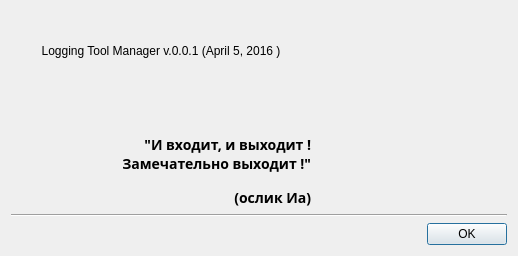
<?xml version="1.0" encoding="UTF-8"?>
<ui version="4.0">
 <class>AboutDialog</class>
 <widget class="QDialog" name="AboutDialog">
  <property name="geometry">
   <rect>
    <x>0</x>
    <y>0</y>
    <width>518</width>
    <height>256</height>
   </rect>
  </property>
  <property name="windowTitle">
   <string>About Logging Tool Manager</string>
  </property>
  <layout class="QGridLayout" name="gridLayout">
   <item row="0" column="0">
    <layout class="QVBoxLayout" name="verticalLayout">
     <property name="spacing">
      <number>0</number>
     </property>
     <item>
      <widget class="QLabel" name="lblTitle">
       <property name="minimumSize">
        <size>
         <width>300</width>
         <height>80</height>
        </size>
       </property>
       <property name="maximumSize">
        <size>
         <width>16777215</width>
         <height>80</height>
        </size>
       </property>
       <property name="text">
        <string>Logging Tool Manager v.0.0.1 (April 5, 2016 )</string>
       </property>
       <property name="alignment">
        <set>Qt::AlignCenter</set>
       </property>
      </widget>
     </item>
     <item>
      <widget class="QLabel" name="lblCitation">
       <property name="minimumSize">
        <size>
         <width>300</width>
         <height>100</height>
        </size>
       </property>
       <property name="maximumSize">
        <size>
         <width>16777215</width>
         <height>120</height>
        </size>
       </property>
       <property name="font">
        <font>
         <family>Century Gothic</family>
        </font>
       </property>
       <property name="text">
        <string>&lt;h3&gt;&quot;И входит, и выходит !&lt;br&gt;Замечательно выходит !&quot;&lt;/i&gt;&lt;/h3&gt;&lt;h3&gt;(ослик Иа)&lt;/h3&gt;</string>
       </property>
       <property name="alignment">
        <set>Qt::AlignBottom|Qt::AlignRight|Qt::AlignTrailing</set>
       </property>
      </widget>
     </item>
    </layout>
   </item>
   <item row="1" column="0" colspan="2">
    <widget class="Line" name="line">
     <property name="orientation">
      <enum>Qt::Horizontal</enum>
     </property>
    </widget>
   </item>
   <item row="2" column="1">
    <widget class="QDialogButtonBox" name="buttonBox">
     <property name="orientation">
      <enum>Qt::Horizontal</enum>
     </property>
     <property name="standardButtons">
      <set>QDialogButtonBox::Ok</set>
     </property>
    </widget>
   </item>
  </layout>
 </widget>
 <resources/>
 <connections>
  <connection>
   <sender>buttonBox</sender>
   <signal>accepted()</signal>
   <receiver>AboutDialog</receiver>
   <slot>accept()</slot>
   <hints>
    <hint type="sourcelabel">
     <x>248</x>
     <y>254</y>
    </hint>
    <hint type="destinationlabel">
     <x>157</x>
     <y>274</y>
    </hint>
   </hints>
  </connection>
  <connection>
   <sender>buttonBox</sender>
   <signal>rejected()</signal>
   <receiver>AboutDialog</receiver>
   <slot>reject()</slot>
   <hints>
    <hint type="sourcelabel">
     <x>316</x>
     <y>260</y>
    </hint>
    <hint type="destinationlabel">
     <x>286</x>
     <y>274</y>
    </hint>
   </hints>
  </connection>
 </connections>
</ui>
